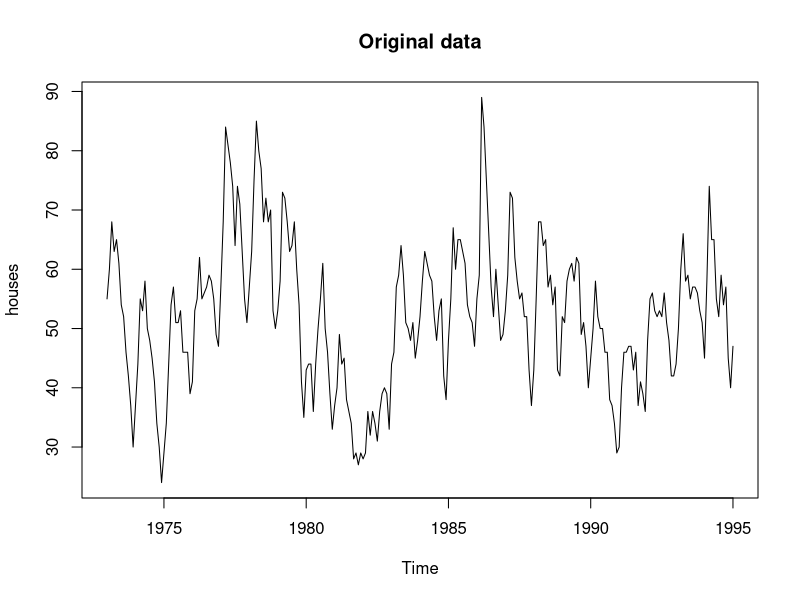
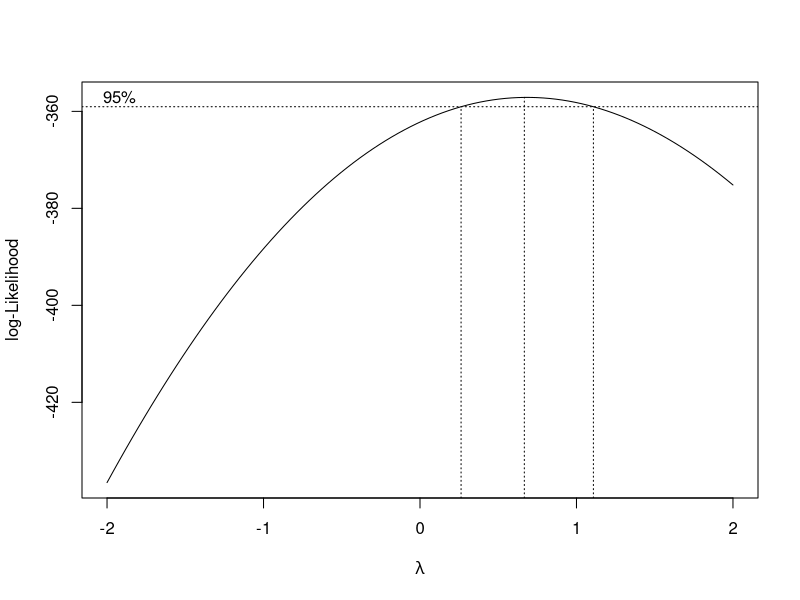
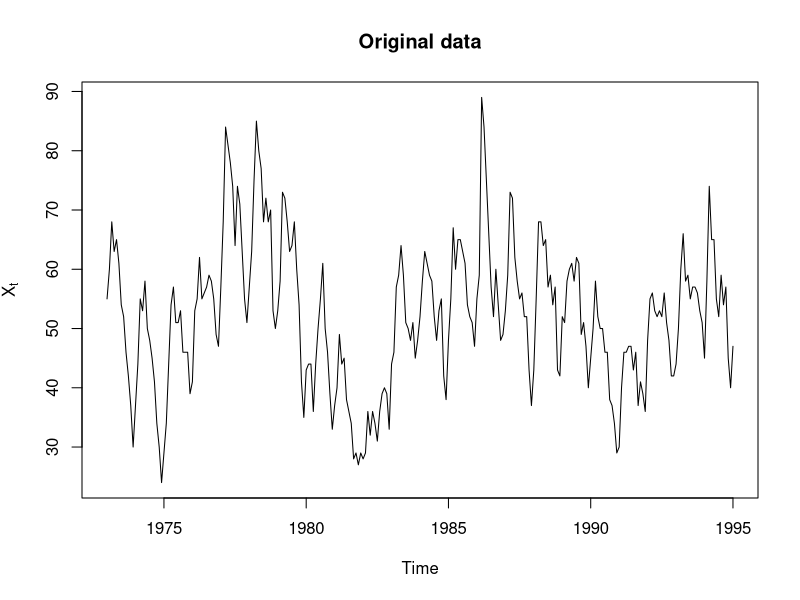
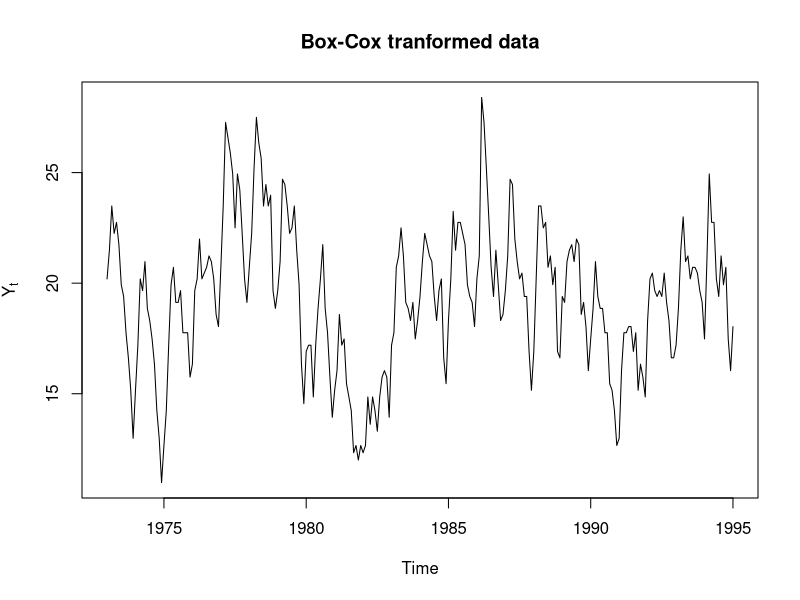
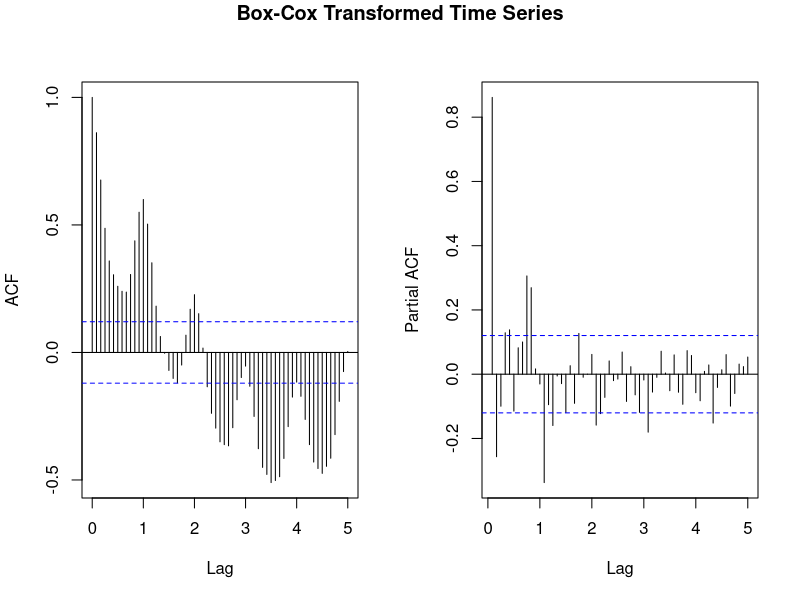
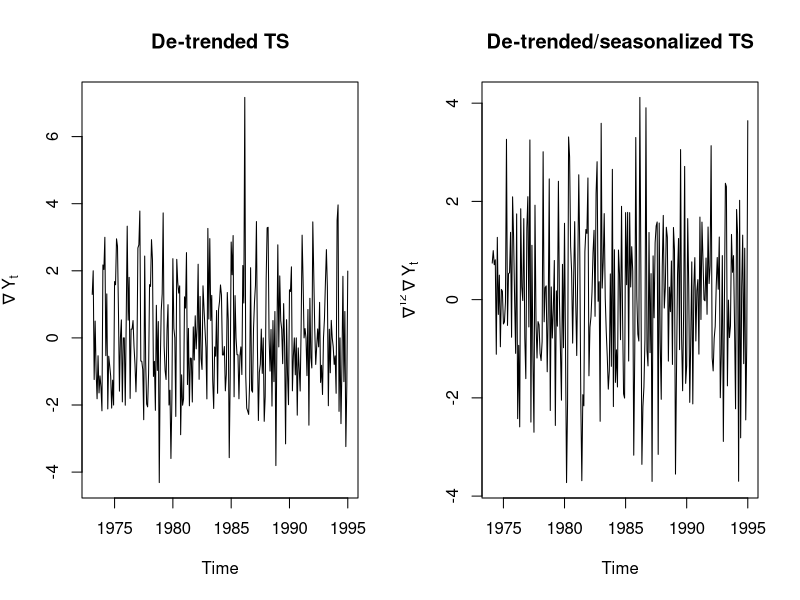
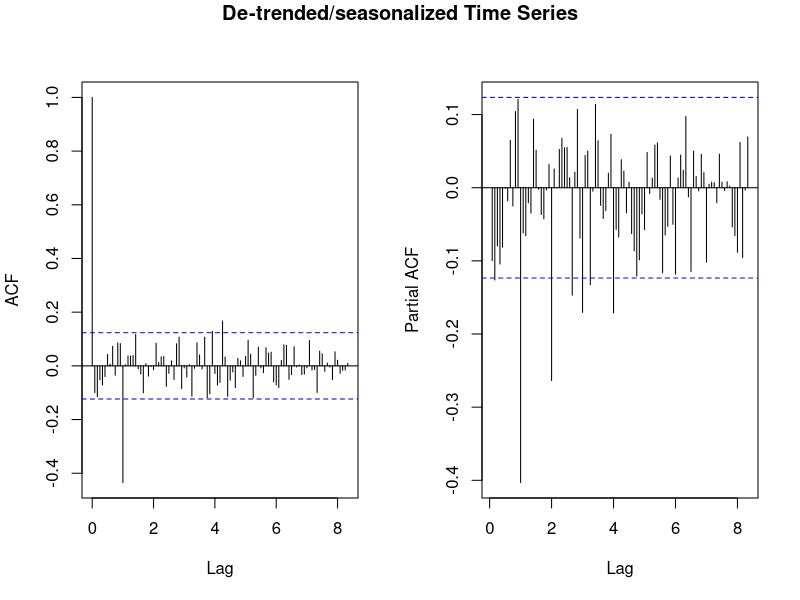

These charts were generated, in order, by the following R code: (Note: this script raises an error after producing the figures.)
## ---- chunk 1
#Import Data 
houses.csv = read.table("monthly-sales-of-new-onefamily-h.csv"
                        , sep=",", header=FALSE, skip=1, nrows=265 )
#Create TS & Plot TS
houses = ts(houses.csv[,2], start = c(1973,1), frequency = 12)
ts.plot(houses,main = "Original data")
## ---- chunk 2
#BC Transformation on data
library(MASS)
t = 1:length(houses)
fit = lm(houses ~ t)
bcTransform = boxcox(houses ~ t,plotit = TRUE)

lambda = bcTransform$x[which(bcTransform$y == max(bcTransform$y))]
houses.bc = (1/lambda)*(houses^lambda-1)

#Plot transformed TS
ts.plot(houses,main = "Original data",ylab = expression(X[t]))
ts.plot(houses.bc,main = "Box-Cox tranformed data", ylab = expression(Y[t]))

## ---- chunk 3
#Compare Var 
var(houses)
var(houses.bc)
## ---- chunk 4
#Plotting ACF/PACF of transformed data 
{op = par(mfrow = c(1,2))
  acf(houses.bc,lag.max = 60,main = "")
  pacf(houses.bc,lag.max = 60,main = "")
  title("Box-Cox Transformed Time Series", line = -1, outer=TRUE)
  par(op)}
## ---- chunk 5
{op = par(mfrow = c(1,2))
#Differencing data at lag 1
y1 = diff(houses.bc, 1)
plot(y1,main = "De-trended TS",ylab = expression(nabla~Y[t]))

#Differencing data at lag 12
y12 = diff(y1, 12)
ts.plot(y12,main = "De-trended/seasonalized TS",ylab
        = expression(nabla^{12}~nabla~Y[t]))
  par(op)}
## ---- chunk 6
#Plot ACF/PACF of differenced data
{op = par(mfrow = c(1,2))
  acf(y12,lag.max = 100,main = "")
  pacf(y12,lag.max = 100,main = "")
  title("De-trended/seasonalized Time Series", line = -1, outer=TRUE)
  par(op)}
## ---- chunk 7
#Candidate Models
fit1<-arima(houses.bc, order=c(0,0,0), seasonal=list(order=c(2,0,1), period=12))

fit2<-arima(houses.bc, order=c(0,0,0), seasonal=list(order=c(4,0,1), period=12))

fit3<-arima(houses.bc, order=c(2,0,0), seasonal=list(order=c(2,0,1), period=12))
## ---- chunk 8

#Causal/Invertible Fit1
polyroot(c(1, -1.0058, 0.3863  )) #SAR2 for Model 1 
polyroot(c(1, -0.2581 )) #SMA1 for Model 1 
## ---- chunk 9

#Causal/Invertible Fit2
polyroot(c(1, -1.5084, 0.5952, 0.2843,-0.3710 )) #SAR4 for Model 2 || Not stationary/causal bc ar root inside unit circle 
polyroot(c( 1, -0.9864)) #SMA1 for Model 2

# If not invertible: Innovations can still be represented as observations from the future however since the innovations in the past cannot be predicted, then they cannot be observed. 
## ---- chunk 10
#Causal/Invertible Fit3
polyroot(c(1, -0.8225,  -0.0435)) #AR2 for Model 3 
polyroot(c(1, -0.3374,-0.2941)) #SAR2 for Model 3
polyroot(c(1, 0.0548 )) #SMA1 for Model 3
## ---- chunk 11
#Residuals of first model
res1<-residuals(fit1)
plot(res1, main="Residuals of Model 1")

{op = par(mfrow = c(1,2))
  hist(res1, col="light blue", xlab="", main="Histogram of 
       Residuals")
  qqnorm(res1);qqline(res1)
  par(op)}
mean(res1)
var(res1)

#Diagnostic checking for Model 1
Box.test(res1,lag=16, type = c("Box-Pierce"), fitdf=0)
Box.test(res1,lag=16, type = "Ljung", fitdf=0)
Box.test(res1^2, lag=16, type = "Ljung", fitdf=0) #McLeod-Li/Quadratic correlation test
shapiro.test(res1)

{op = par(mfrow = c(1,2))
  acf(res1)
  pacf(res1)
  par(op)}
## ---- chunk 12
#Residuals of second model
res2<-residuals(fit2)
plot(res2, main="Residuals of Model 2")
{op = par(mfrow = c(1,2))
  hist(res2, col="light blue", xlab="", main="Histogram of 
       Residuals")
  qqnorm(res2);qqline(res2)
  par(op)}
mean(res2)
var(res2)

#Diagnostic checking for Model 2
Box.test(res2,lag=16, type = c("Box-Pierce"), fitdf=0)
Box.test(res2,lag=16, type = "Ljung", fitdf=0)
Box.test(res2^2,lag=16, type = "Ljung", fitdf=0)
shapiro.test(res2)

{op = par(mfrow = c(1,2))
  acf(res2)
  pacf(res2)
  par(op)}
## ---- chunk 13
#Residuals of third model
res3<-residuals(fit3)
plot(res3, main="Residuals of Model 3")
{op = par(mfrow = c(1,2))
  hist(res3, col="light blue", xlab="", main="Histogram of 
       Residuals")
  qqnorm(res3);qqline(res3)
  par(op)}

mean(res3)
var(res3)

#Diagnostic checking for Model 3
Box.test(res3, lag=16,type = c("Box-Pierce"), fitdf=2)
Box.test(res3, lag=16,type = "Ljung", fitdf=2)
Box.test(res3^2, lag=16,type = "Ljung", fitdf=0)
shapiro.test(res3)
{op = par(mfrow = c(1,2))
  acf(res3)
  pacf(res3)
  par(op)}
## ---- chunk 14

#True Points
x.true = c("1995-02","1995-03","1995-04","1995-05","1995-06","1995-07","1995-08","1995-09","1995-10","1995-11")
y.true=c(47,60,58,63,64,64,63,55,54,44)

#Forecasting data points and CI using Model 3
pred <- predict(fit3, n.ahead=10)
newpred<-(((2/3)*pred$pred)+1)^(3/2)
newse<-(((2/3)*pred$se)+1)^(3/2)

{ts.plot(houses,xlim=c(1973,1997), ylim=c(0,100), main = "Original data with Forecasts")
  
  space=(1995-1973)/length(houses)
  
  index=2:11*space
  indextoadd=1995+index
  points(indextoadd,newpred,type="l",col="red")
  
  lines(indextoadd,newpred-1.96*newse,lty="dashed")
  lines(indextoadd,newpred+1.96*newse,lty="dashed")
  points(indextoadd, y.true)
  points(x.true, y.true, pch = "*", col = "blue")}

 

#closeup
{ts.plot(houses,xlim=c(1987,1997), ylim=c(0,100), main = "Close Up on Forecasts")
  
  space=(1995-1973)/length(houses)
  
  index=2:11*space
  indextoadd=1995+index
  points(indextoadd,newpred,type="l",col="red")
  
  lines(indextoadd,newpred-1.96*newse,lty="dashed")
  lines(indextoadd,newpred+1.96*newse,lty="dashed")
  points(indextoadd, y.true)
  points(x.true, y.true, pch = "*", col = "blue")}
